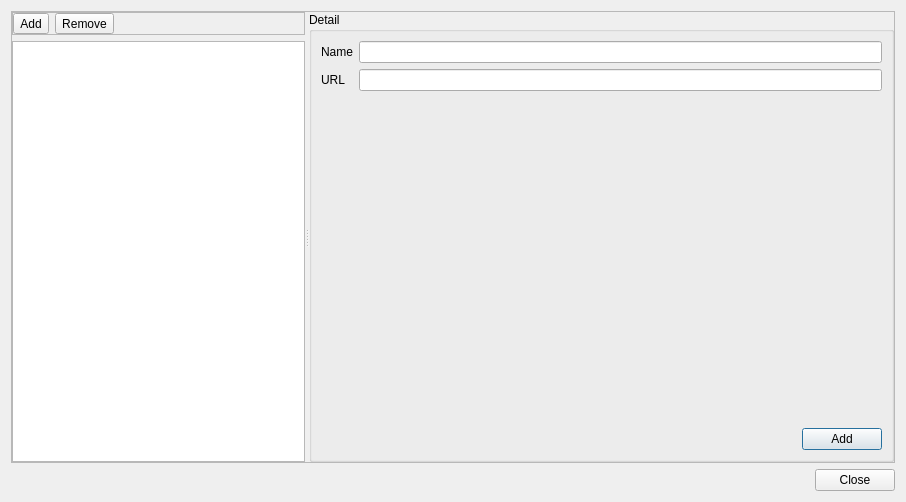
<?xml version="1.0" encoding="UTF-8"?>
<ui version="4.0">
 <class>GitRemoteDialog</class>
 <widget class="QDialog" name="GitRemoteDialog">
  <property name="geometry">
   <rect>
    <x>0</x>
    <y>0</y>
    <width>906</width>
    <height>502</height>
   </rect>
  </property>
  <property name="windowTitle">
   <string>Git Remote</string>
  </property>
  <layout class="QVBoxLayout" name="verticalLayout">
   <item>
    <widget class="QFrame" name="frame">
     <property name="sizePolicy">
      <sizepolicy hsizetype="Expanding" vsizetype="Expanding">
       <horstretch>0</horstretch>
       <verstretch>0</verstretch>
      </sizepolicy>
     </property>
     <property name="frameShape">
      <enum>QFrame::StyledPanel</enum>
     </property>
     <property name="frameShadow">
      <enum>QFrame::Raised</enum>
     </property>
     <layout class="QHBoxLayout" name="horizontalLayout_3">
      <property name="leftMargin">
       <number>0</number>
      </property>
      <property name="topMargin">
       <number>0</number>
      </property>
      <property name="rightMargin">
       <number>0</number>
      </property>
      <property name="bottomMargin">
       <number>0</number>
      </property>
      <item>
       <widget class="QSplitter" name="splitter">
        <property name="orientation">
         <enum>Qt::Horizontal</enum>
        </property>
        <widget class="QWidget" name="widget_2" native="true">
         <property name="sizePolicy">
          <sizepolicy hsizetype="Preferred" vsizetype="Preferred">
           <horstretch>1</horstretch>
           <verstretch>0</verstretch>
          </sizepolicy>
         </property>
         <layout class="QVBoxLayout" name="verticalLayout_2">
          <property name="leftMargin">
           <number>0</number>
          </property>
          <property name="topMargin">
           <number>0</number>
          </property>
          <property name="rightMargin">
           <number>0</number>
          </property>
          <property name="bottomMargin">
           <number>0</number>
          </property>
          <item>
           <widget class="QFrame" name="frame_2">
            <property name="frameShape">
             <enum>QFrame::StyledPanel</enum>
            </property>
            <property name="frameShadow">
             <enum>QFrame::Raised</enum>
            </property>
            <layout class="QHBoxLayout" name="horizontalLayout">
             <property name="leftMargin">
              <number>0</number>
             </property>
             <property name="topMargin">
              <number>0</number>
             </property>
             <property name="rightMargin">
              <number>0</number>
             </property>
             <property name="bottomMargin">
              <number>0</number>
             </property>
             <item>
              <widget class="QToolButton" name="btnAdd">
               <property name="toolTip">
                <string>Add Remote</string>
               </property>
               <property name="text">
                <string>Add</string>
               </property>
              </widget>
             </item>
             <item>
              <widget class="QToolButton" name="btnRemove">
               <property name="toolTip">
                <string>Remove Remote</string>
               </property>
               <property name="text">
                <string>Remove</string>
               </property>
              </widget>
             </item>
             <item>
              <spacer name="horizontalSpacer_2">
               <property name="orientation">
                <enum>Qt::Horizontal</enum>
               </property>
               <property name="sizeHint" stdset="0">
                <size>
                 <width>40</width>
                 <height>20</height>
                </size>
               </property>
              </spacer>
             </item>
            </layout>
           </widget>
          </item>
          <item>
           <widget class="QListWidget" name="lstRemotes">
            <property name="editTriggers">
             <set>QAbstractItemView::NoEditTriggers</set>
            </property>
            <property name="selectionBehavior">
             <enum>QAbstractItemView::SelectRows</enum>
            </property>
           </widget>
          </item>
         </layout>
        </widget>
        <widget class="QGroupBox" name="grpDetail">
         <property name="sizePolicy">
          <sizepolicy hsizetype="Expanding" vsizetype="Preferred">
           <horstretch>3</horstretch>
           <verstretch>0</verstretch>
          </sizepolicy>
         </property>
         <property name="title">
          <string>Detail</string>
         </property>
         <layout class="QGridLayout" name="gridLayout">
          <item row="0" column="1">
           <widget class="QLineEdit" name="txtName"/>
          </item>
          <item row="0" column="0">
           <widget class="QLabel" name="label">
            <property name="text">
             <string>Name</string>
            </property>
           </widget>
          </item>
          <item row="1" column="0">
           <widget class="QLabel" name="label_2">
            <property name="text">
             <string>URL</string>
            </property>
           </widget>
          </item>
          <item row="1" column="1">
           <widget class="QLineEdit" name="txtURL"/>
          </item>
          <item row="2" column="0">
           <spacer name="verticalSpacer">
            <property name="orientation">
             <enum>Qt::Vertical</enum>
            </property>
            <property name="sizeHint" stdset="0">
             <size>
              <width>20</width>
              <height>40</height>
             </size>
            </property>
           </spacer>
          </item>
          <item row="3" column="0" colspan="2">
           <widget class="QWidget" name="pnlProcess" native="true">
            <layout class="QHBoxLayout" name="horizontalLayout_4">
             <property name="leftMargin">
              <number>0</number>
             </property>
             <property name="topMargin">
              <number>0</number>
             </property>
             <property name="rightMargin">
              <number>0</number>
             </property>
             <property name="bottomMargin">
              <number>0</number>
             </property>
             <item>
              <spacer name="horizontalSpacer_3">
               <property name="orientation">
                <enum>Qt::Horizontal</enum>
               </property>
               <property name="sizeHint" stdset="0">
                <size>
                 <width>40</width>
                 <height>20</height>
                </size>
               </property>
              </spacer>
             </item>
             <item>
              <widget class="QPushButton" name="btnProcess">
               <property name="text">
                <string>Add</string>
               </property>
              </widget>
             </item>
            </layout>
           </widget>
          </item>
         </layout>
        </widget>
       </widget>
      </item>
     </layout>
    </widget>
   </item>
   <item>
    <widget class="QWidget" name="widget" native="true">
     <layout class="QHBoxLayout" name="horizontalLayout_2">
      <property name="leftMargin">
       <number>0</number>
      </property>
      <property name="topMargin">
       <number>0</number>
      </property>
      <property name="rightMargin">
       <number>0</number>
      </property>
      <property name="bottomMargin">
       <number>0</number>
      </property>
      <item>
       <spacer name="horizontalSpacer">
        <property name="orientation">
         <enum>Qt::Horizontal</enum>
        </property>
        <property name="sizeHint" stdset="0">
         <size>
          <width>781</width>
          <height>20</height>
         </size>
        </property>
       </spacer>
      </item>
      <item>
       <widget class="QPushButton" name="btnClose">
        <property name="text">
         <string>Close</string>
        </property>
       </widget>
      </item>
     </layout>
    </widget>
   </item>
  </layout>
 </widget>
 <resources>
  <include location="../icons.qrc"/>
 </resources>
 <connections/>
</ui>
